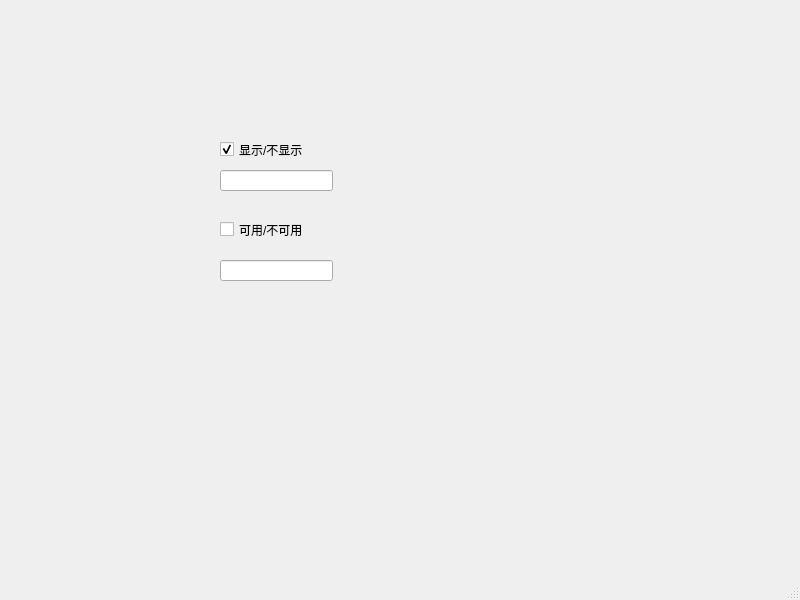
<?xml version="1.0" encoding="UTF-8"?>
<ui version="4.0">
 <class>MainWindow</class>
 <widget class="QMainWindow" name="MainWindow">
  <property name="geometry">
   <rect>
    <x>0</x>
    <y>0</y>
    <width>800</width>
    <height>600</height>
   </rect>
  </property>
  <property name="windowTitle">
   <string>MainWindow</string>
  </property>
  <widget class="QWidget" name="centralwidget">
   <widget class="QCheckBox" name="checkBox">
    <property name="geometry">
     <rect>
      <x>220</x>
      <y>140</y>
      <width>111</width>
      <height>19</height>
     </rect>
    </property>
    <property name="text">
     <string>显示/不显示</string>
    </property>
    <property name="checked">
     <bool>true</bool>
    </property>
    <property name="tristate">
     <bool>false</bool>
    </property>
   </widget>
   <widget class="QLineEdit" name="lineEdit">
    <property name="geometry">
     <rect>
      <x>220</x>
      <y>170</y>
      <width>113</width>
      <height>21</height>
     </rect>
    </property>
   </widget>
   <widget class="QCheckBox" name="checkBox_2">
    <property name="enabled">
     <bool>true</bool>
    </property>
    <property name="geometry">
     <rect>
      <x>220</x>
      <y>220</y>
      <width>111</width>
      <height>19</height>
     </rect>
    </property>
    <property name="text">
     <string>可用/不可用</string>
    </property>
   </widget>
   <widget class="QLineEdit" name="lineEdit_2">
    <property name="geometry">
     <rect>
      <x>220</x>
      <y>260</y>
      <width>113</width>
      <height>21</height>
     </rect>
    </property>
   </widget>
  </widget>
  <widget class="QMenuBar" name="menubar">
   <property name="geometry">
    <rect>
     <x>0</x>
     <y>0</y>
     <width>800</width>
     <height>26</height>
    </rect>
   </property>
  </widget>
  <widget class="QStatusBar" name="statusbar"/>
 </widget>
 <resources/>
 <connections>
  <connection>
   <sender>checkBox</sender>
   <signal>toggled(bool)</signal>
   <receiver>lineEdit</receiver>
   <slot>setVisible(bool)</slot>
   <hints>
    <hint type="sourcelabel">
     <x>279</x>
     <y>173</y>
    </hint>
    <hint type="destinationlabel">
     <x>280</x>
     <y>204</y>
    </hint>
   </hints>
  </connection>
  <connection>
   <sender>checkBox_2</sender>
   <signal>toggled(bool)</signal>
   <receiver>lineEdit_2</receiver>
   <slot>setEnabled(bool)</slot>
   <hints>
    <hint type="sourcelabel">
     <x>256</x>
     <y>255</y>
    </hint>
    <hint type="destinationlabel">
     <x>259</x>
     <y>293</y>
    </hint>
   </hints>
  </connection>
 </connections>
</ui>
